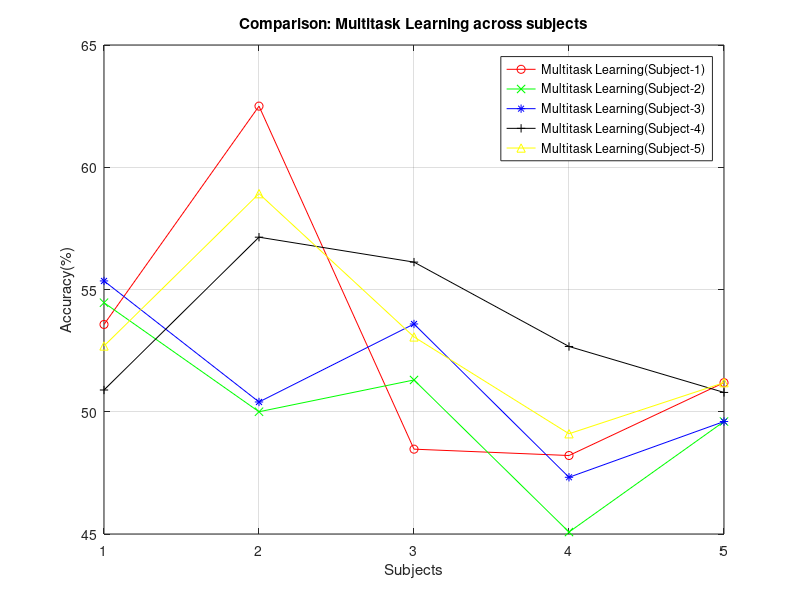

This figure's MATLAB source:
figure(1);
y1=[53.57 62.5 48.47 48.21 51.19];
x1=[1 2 3 4 5];
plot(x1,y1,'r-o');
hold on;
y1=[54.46 50.0 51.3 45.08 49.60];
x1=[1 2 3 4 5];
plot(x1,y1,'g-x');
hold on;
y1=[55.35 50.4 53.59 47.32 49.60];
x1=[1 2 3 4 5];
plot(x1,y1,'b-*');
hold on;
y1=[50.89 57.14 56.12 52.67 50.79];
x1=[1 2 3 4 5];
plot(x1,y1,'k-+');
hold on;
y1=[52.69 58.92 53.06 49.10 51.19];
x1=[1 2 3 4 5];
plot(x1,y1,'y-^');


legend('Multitask Learning(Subject-1)','Multitask Learning(Subject-2)','Multitask Learning(Subject-3)','Multitask Learning(Subject-4)','Multitask Learning(Subject-5)');
title('Comparison: Multitask Learning across subjects');
ylabel('Accuracy(%)');
xlabel('Subjects');
grid on;




